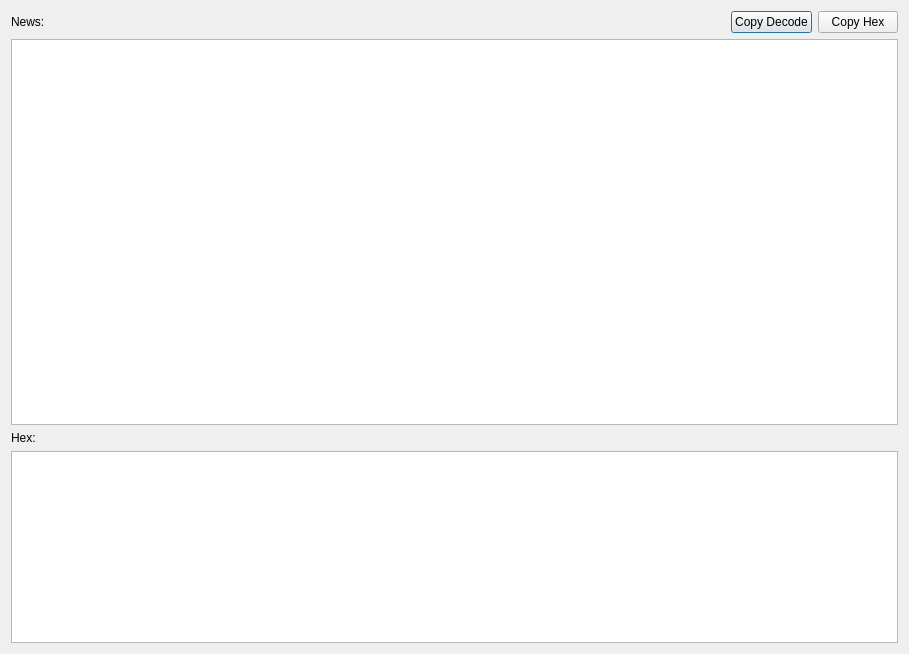
<?xml version="1.0" encoding="UTF-8"?>
<ui version="4.0">
 <class>DecodeViewDialog</class>
 <widget class="QDialog" name="DecodeViewDialog">
  <property name="geometry">
   <rect>
    <x>0</x>
    <y>0</y>
    <width>909</width>
    <height>654</height>
   </rect>
  </property>
  <property name="windowTitle">
   <string>View Decoded Data</string>
  </property>
  <layout class="QVBoxLayout" name="verticalLayout">
   <item>
    <layout class="QHBoxLayout" name="horizontalLayout">
     <property name="bottomMargin">
      <number>0</number>
     </property>
     <item>
      <widget class="QLabel" name="labelType">
       <property name="text">
        <string>News:</string>
       </property>
      </widget>
     </item>
     <item>
      <widget class="QPushButton" name="pushButtonCopyDecode">
       <property name="sizePolicy">
        <sizepolicy hsizetype="Maximum" vsizetype="Fixed">
         <horstretch>0</horstretch>
         <verstretch>0</verstretch>
        </sizepolicy>
       </property>
       <property name="text">
        <string>Copy Decode</string>
       </property>
      </widget>
     </item>
     <item>
      <widget class="QPushButton" name="pushButtonCopyHex">
       <property name="sizePolicy">
        <sizepolicy hsizetype="Maximum" vsizetype="Fixed">
         <horstretch>0</horstretch>
         <verstretch>0</verstretch>
        </sizepolicy>
       </property>
       <property name="text">
        <string>Copy Hex</string>
       </property>
      </widget>
     </item>
    </layout>
   </item>
   <item>
    <widget class="QTextBrowser" name="textBrowserDecode">
     <property name="font">
      <font>
       <family>Noto Mono</family>
      </font>
     </property>
    </widget>
   </item>
   <item>
    <widget class="QLabel" name="label">
     <property name="text">
      <string>Hex:</string>
     </property>
    </widget>
   </item>
   <item>
    <widget class="QTextBrowser" name="textBrowserHex">
     <property name="sizePolicy">
      <sizepolicy hsizetype="Expanding" vsizetype="Maximum">
       <horstretch>0</horstretch>
       <verstretch>0</verstretch>
      </sizepolicy>
     </property>
     <property name="font">
      <font>
       <family>Noto Mono</family>
      </font>
     </property>
    </widget>
   </item>
  </layout>
 </widget>
 <resources/>
 <connections/>
</ui>
